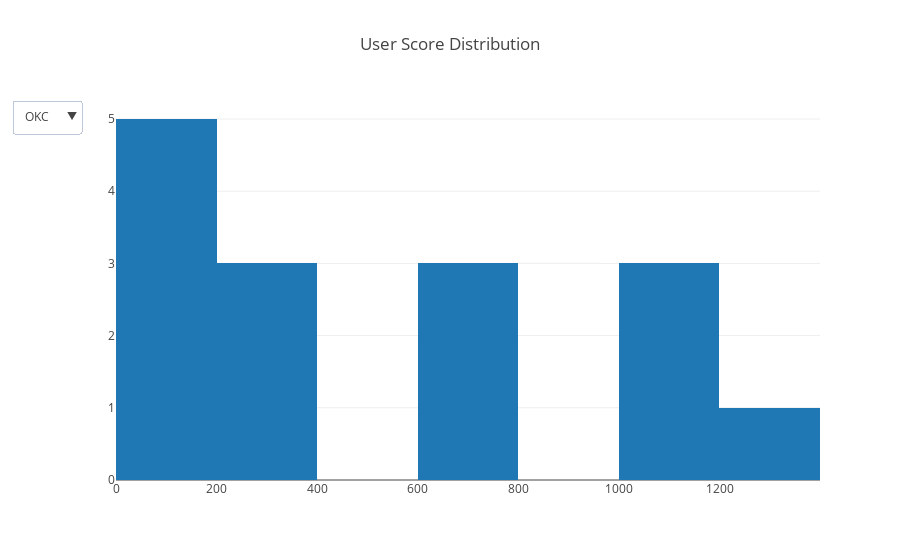

Notebook cell for this chart:
### Code cell
# Гистограмма. Распределение игроков по количеству очков

points = seasons[(seasons.Year==2017)][['Tm', 'Player', 'PTS']]
uniq_teams = points['Tm'].unique()
uniq_players = points['Player'].unique()
uniq_teams

data = []

for team in uniq_teams:
    data.append(
         go.Histogram(
             x=points[points.Tm==team].PTS, 
             nbinsx=10,
             name='count',
             visible = (team == 'DET')
         )
    )

layout = go.Layout(
    title='User Score Distribution',
    updatemenus=list([
        dict(
            x=-0.05,
            y=1,
            yanchor='top',
            buttons= list([ dict(
                                args=['visible', [True if j==i else False for j in uniq_teams] ],
                                label=i,
                                method='restyle' ) for i in uniq_teams]),
        )
    ])
)


fig = {'data': data, 'layout': layout}
iplot(fig, show_link=False)

### Figure 1 — Plotly figure (JSON) as saved in the notebook; plotly's stock layout.template omitted (floating-point values rounded to 4 significant figures)
{"data": [{"name": "count", "nbinsx": 10, "type": "histogram", "uid": "3494290c-d312-11e8-a0ff-8c8590586881", "visible": false, "x": [406, 905, 183, 43, 33, 207, 421, 14, 15, 1033, 286, 145, 230, 1067, 106, 522, 479, 88, 2558]}, {"name": "count", "nbinsx": 10, "type": "histogram", "uid": "34942b00-d312-11e8-b1d0-8c8590586881", "visible": false, "x": [13, 329, 381, 1518, 0, 79, 150, 27, 898, 408, 350, 106, 48, 437, 8, 35, 8, 986, 213, 188, 769, 516, 40, 522]}, {"name": "count", "nbinsx": 10, "type": "histogram", "uid": "34942bd2-d312-11e8-9753-8c8590586881", "visible": false, "x": [209, 115, 783, 709, 432, 54, 357, 95, 442, 428, 675, 919, 468, 523, 1539, 35, 126, 30, 184, 7, 543]}, {"name": "count", "nbinsx": 10, "type": "histogram", "uid": "34942d3a-d312-11e8-a27b-8c8590586881", "visible": false, "x": [515, 413, 129, 611, 900, 1528, 163, 12, 114, 562, 378, 470, 289, 681, 495, 124, 79, 506, 461]}, {"name": "count", "nbinsx": 10, "type": "histogram", "uid": "34942e66-d312-11e8-ac9a-8c8590586881", "visible": false, "x": [207, 85, 34, 12, 52, 414, 267, 435, 2099, 87, 248, 464, 471, 15, 488, 563, 1029, 6, 584, 700, 150, 16, 58, 34, 11, 27]}, {"name": "count", "nbinsx": 10, "type": "histogram", "uid": "34942f58-d312-11e8-8528-8c8590586881", "visible": false, "x": [105, 403, 45, 816, 293, 12, 209, 889, 2, 772, 63, 836, 197, 21, 2061, 1933]}, {"name": "count", "nbinsx": 10, "type": "histogram", "uid": "34943028-d312-11e8-b2b4-8c8590586881", "visible": false, "x": [1243, 246, 25, 303, 387, 94, 792, 517, 497, 59, 576, 1888, 759, 130, 638, 483]}, {"name": "count", "nbinsx": 10, "type": "histogram", "uid": "34943212-d312-11e8-ac2a-8c8590586881", "visible": false, "x": [177, 322, 59, 630, 1775, 535, 815, 21, 419, 232, 43, 281, 1254, 1173, 68, 814]}, {"name": "count", "nbinsx": 10, "type": "histogram", "uid": "349432ee-d312-11e8-a206-8c8590586881", "visible": false, "x": [643, 106, 586, 1415, 551, 58, 117, 429, 1446, 689, 425, 165, 210, 1028, 55, 127, 189]}, {"name": "count", "nbinsx": 10, "type": "histogram", "uid": "34943398-d312-11e8-a334-8c8590586881", "visible": false, "x": [532, 98, 845, 200, 773, 78, 401, 2024, 1837, 218, 304, 597, 31, 586, 327]}, {"name": "count", "nbinsx": 10, "type": "histogram", "uid": "3494342e-d312-11e8-9b88-8c8590586881", "visible": false, "x": [28, 0, 106, 166, 676, 1816, 1954, 448, 9, 132, 373, 144, 1142, 161, 4, 567, 351, 6, 630, 179, 156]}, {"name": "count", "nbinsx": 10, "type": "histogram", "uid": "349434ba-d312-11e8-a12a-8c8590586881", "visible": false, "x": [86, 292, 1008, 538, 1316, 4, 186, 1029, 484, 1104, 81, 1173, 889, 711, 10]}, {"name": "count", "nbinsx": 10, "type": "histogram", "uid": "34943546-d312-11e8-9515-8c8590586881", "visible": false, "x": [203, 33, 864, 627, 16, 12, 662, 559, 786, 148, 445, 556, 257, 590, 64, 42, 530, 1040, 39, 756, 171]}, {"name": "count", "nbinsx": 10, "type": "histogram", "uid": "349435d2-d312-11e8-9d18-8c8590586881", "visible": false, "x": [979, 936, 639, 242, 62, 818, 504, 58, 1217, 2356, 527, 609, 80, 14, 3, 343, 58, 13]}, {"name": "count", "nbinsx": 10, "type": "histogram", "uid": "34943654-d312-11e8-8b36-8c8590586881", "visible": false, "x": [1832, 528, 767, 577, 83, 392, 0, 226, 426, 951, 5, 1025, 20, 82, 683, 451, 307, 0, 142]}, {"name": "count", "nbinsx": 10, "type": "histogram", "uid": "349436d8-d312-11e8-ac11-8c8590586881", "visible": false, "x": [1659, 215, 587, 629, 496, 425, 835, 98, 232, 496, 40, 1196, 95, 1154, 275, 124]}, {"name": "count", "nbinsx": 10, "type": "histogram", "uid": "34943762-d312-11e8-baca-8c8590586881", "visible": false, "x": [262, 820, 83, 1117, 587, 1145, 11, 851, 305, 4, 1221, 28, 603, 811, 687, 358, 20, 245, 3]}, {"name": "count", "nbinsx": 10, "type": "histogram", "uid": "349437e4-d312-11e8-a175-8c8590586881", "visible": false, "x": [616, 483, 9, 1167, 0, 14, 1019, 638, 317, 846, 327, 4, 1046, 299, 82, 1096, 281, 21, 23]}, {"name": "count", "nbinsx": 10, "type": "histogram", "uid": "34943866-d312-11e8-977b-8c8590586881", "visible": false, "x": [324, 1483, 648, 31, 975, 1002, 497, 107, 374, 539, 729, 98, 1309, 148, 196]}, {"name": "count", "nbinsx": 10, "type": "histogram", "uid": "349438f4-d312-11e8-9dc9-8c8590586881", "visible": false, "x": [419, 146, 1390, 1726, 397, 753, 434, 24, 7, 168, 595, 613, 3, 14, 401, 444, 951, 346]}, {"name": "count", "nbinsx": 10, "type": "histogram", "uid": "34943974-d312-11e8-a366-8c8590586881", "visible": false, "x": [114, 527, 1999, 1555, 776, 574, 19, 389, 135, 147, 282, 472, 426, 1742, 18, 12, 316]}, {"name": "count", "nbinsx": 10, "type": "histogram", "uid": "349439f6-d312-11e8-badc-8c8590586881", "visible": false, "x": [1164, 780, 57, 1, 254, 217, 874, 743, 603, 18, 31, 142, 312, 2, 1830, 50, 849, 35, 639]}, {"name": "count", "nbinsx": 10, "type": "histogram", "uid": "34943a78-d312-11e8-9098-8c8590586881", "visible": true, "x": [365, 141, 1047, 1105, 60, 4, 1321, 127, 752, 339, 767, 191, 1105, 758, 227]}, {"name": "count", "nbinsx": 10, "type": "histogram", "uid": "34943afa-d312-11e8-8b50-8c8590586881", "visible": false, "x": [801, 101, 61, 391, 169, 1143, 1002, 257, 270, 25, 305, 1246, 435, 4, 9, 1414, 45, 444, 2, 335]}, {"name": "count", "nbinsx": 10, "type": "histogram", "uid": "34943b7a-d312-11e8-8085-8c8590586881", "visible": false, "x": [1779, 330, 285, 883, 0, 81, 173, 90, 1, 1063, 70, 24, 501, 1075, 154, 420, 219, 1805]}, {"name": "count", "nbinsx": 10, "type": "histogram", "uid": "34943bfe-d312-11e8-a7ae-8c8590586881", "visible": false, "x": [383, 129, 80, 1205, 425, 170, 63, 740, 401, 449, 120, 975, 241, 984, 1078, 57, 791, 284]}, {"name": "count", "nbinsx": 10, "type": "histogram", "uid": "34943c80-d312-11e8-b182-8c8590586881", "visible": false, "x": [22, 283, 338, 412, 476, 1137, 1601, 829, 748, 581, 715, 440, 430, 100, 146]}, {"name": "count", "nbinsx": 10, "type": "histogram", "uid": "34943d02-d312-11e8-b093-8c8590586881", "visible": false, "x": [894, 515, 999, 262, 952, 10, 299, 520, 38, 678, 410, 835, 2199, 68, 178]}, {"name": "count", "nbinsx": 10, "type": "histogram", "uid": "34943d7a-d312-11e8-baff-8c8590586881", "visible": false, "x": [1816, 181, 297, 316, 639, 370, 0, 89, 839, 447, 744, 41, 54, 437, 538, 291, 1096, 240]}, {"name": "count", "nbinsx": 10, "type": "histogram", "uid": "34943df4-d312-11e8-9807-8c8590586881", "visible": false, "x": [14, 638, 2020, 327, 740, 1344, 253, 445, 165, 636, 559, 229, 37, 139, 959, 107, 150]}], "layout": {"title": "User Score Distribution", "updatemenus": [{"buttons": [{"args": ["visible", [true, false, false, false, false, false, false, false, false, false, false, false, false, false, false, false, false, false, false, false, false, false, false, false, false, false, false, false, false, false]], "label": "OKC", "method": "restyle"}, {"args": ["visible", [false, true, false, false, false, false, false, false, false, false, false, false, false, false, false, false, false, false, false, false, false, false, false, false, false, false, false, false, false, false]], "label": "DAL", "method": "restyle"}, {"args": ["visible", [false, false, true, false, false, false, false, false, false, false, false, false, false, false, false, false, false, false, false, false, false, false, false, false, false, false, false, false, false, false]], "label": "BRK", "method": "restyle"}, {"args": ["visible", [false, false, false, true, false, false, false, false, false, false, false, false, false, false, false, false, false, false, false, false, false, false, false, false, false, false, false, false, false, false]], "label": "SAC", "method": "restyle"}, {"args": ["visible", [false, false, false, false, true, false, false, false, false, false, false, false, false, false, false, false, false, false, false, false, false, false, false, false, false, false, false, false, false, false]], "label": "NOP", "method": "restyle"}, {"args": ["visible", [false, false, false, false, false, true, false, false, false, false, false, false, false, false, false, false, false, false, false, false, false, false, false, false, false, false, false, false, false, false]], "label": "MIN", "method": "restyle"}, {"args": ["visible", [false, false, false, false, false, false, true, false, false, false, false, false, false, false, false, false, false, false, false, false, false, false, false, false, false, false, false, false, false, false]], "label": "SAS", "method": "restyle"}, {"args": ["visible", [false, false, false, false, false, false, false, true, false, false, false, false, false, false, false, false, false, false, false, false, false, false, false, false, false, false, false, false, false, false]], "label": "IND", "method": "restyle"}, {"args": ["visible", [false, false, false, false, false, false, false, false, true, false, false, false, false, false, false, false, false, false, false, false, false, false, false, false, false, false, false, false, false, false]], "label": "MEM", "method": "restyle"}, {"args": ["visible", [false, false, false, false, false, false, false, false, false, true, false, false, false, false, false, false, false, false, false, false, false, false, false, false, false, false, false, false, false, false]], "label": "POR", "method": "restyle"}, {"args": ["visible", [false, false, false, false, false, false, false, false, false, false, true, false, false, false, false, false, false, false, false, false, false, false, false, false, false, false, false, false, false, false]], "label": "CLE", "method": "restyle"}, {"args": ["visible", [false, false, false, false, false, false, false, false, false, false, false, true, false, false, false, false, false, false, false, false, false, false, false, false, false, false, false, false, false, false]], "label": "LAC", "method": "restyle"}, {"args": ["visible", [false, false, false, false, false, false, false, false, false, false, false, false, true, false, false, false, false, false, false, false, false, false, false, false, false, false, false, false, false, false]], "label": "PHI", "method": "restyle"}, {"args": ["visible", [false, false, false, false, false, false, false, false, false, false, false, false, false, true, false, false, false, false, false, false, false, false, false, false, false, false, false, false, false, false]], "label": "HOU", "method": "restyle"}, {"args": ["visible", [false, false, false, false, false, false, false, false, false, false, false, false, false, false, true, false, false, false, false, false, false, false, false, false, false, false, false, false, false, false]], "label": "MIL", "method": "restyle"}, {"args": ["visible", [false, false, false, false, false, false, false, false, false, false, false, false, false, false, false, true, false, false, false, false, false, false, false, false, false, false, false, false, false, false]], "label": "NYK", "method": "restyle"}, {"args": ["visible", [false, false, false, false, false, false, false, false, false, false, false, false, false, false, false, false, true, false, false, false, false, false, false, false, false, false, false, false, false, false]], "label": "DEN", "method": "restyle"}, {"args": ["visible", [false, false, false, false, false, false, false, false, false, false, false, false, false, false, false, false, false, true, false, false, false, false, false, false, false, false, false, false, false, false]], "label": "ORL", "method": "restyle"}, {"args": ["visible", [false, false, false, false, false, false, false, false, false, false, false, false, false, false, false, false, false, false, true, false, false, false, false, false, false, false, false, false, false, false]], "label": "MIA", "method": "restyle"}, {"args": ["visible", [false, false, false, false, false, false, false, false, false, false, false, false, false, false, false, false, false, false, false, true, false, false, false, false, false, false, false, false, false, false]], "label": "PHO", "method": "restyle"}, {"args": ["visible", [false, false, false, false, false, false, false, false, false, false, false, false, false, false, false, false, false, false, false, false, true, false, false, false, false, false, false, false, false, false]], "label": "GSW", "method": "restyle"}, {"args": ["visible", [false, false, false, false, false, false, false, false, false, false, false, false, false, false, false, false, false, false, false, false, false, true, false, false, false, false, false, false, false, false]], "label": "CHO", "method": "restyle"}, {"args": ["visible", [false, false, false, false, false, false, false, false, false, false, false, false, false, false, false, false, false, false, false, false, false, false, true, false, false, false, false, false, false, false]], "label": "DET", "method": "restyle"}, {"args": ["visible", [false, false, false, false, false, false, false, false, false, false, false, false, false, false, false, false, false, false, false, false, false, false, false, true, false, false, false, false, false, false]], "label": "ATL", "method": "restyle"}, {"args": ["visible", [false, false, false, false, false, false, false, false, false, false, false, false, false, false, false, false, false, false, false, false, false, false, false, false, true, false, false, false, false, false]], "label": "WAS", "method": "restyle"}, {"args": ["visible", [false, false, false, false, false, false, false, false, false, false, false, false, false, false, false, false, false, false, false, false, false, false, false, false, false, true, false, false, false, false]], "label": "LAL", "method": "restyle"}, {"args": ["visible", [false, false, false, false, false, false, false, false, false, false, false, false, false, false, false, false, false, false, false, false, false, false, false, false, false, false, true, false, false, false]], "label": "UTA", "method": "restyle"}, {"args": ["visible", [false, false, false, false, false, false, false, false, false, false, false, false, false, false, false, false, false, false, false, false, false, false, false, false, false, false, false, true, false, false]], "label": "BOS", "method": "restyle"}, {"args": ["visible", [false, false, false, false, false, false, false, false, false, false, false, false, false, false, false, false, false, false, false, false, false, false, false, false, false, false, false, false, true, false]], "label": "CHI", "method": "restyle"}, {"args": ["visible", [false, false, false, false, false, false, false, false, false, false, false, false, false, false, false, false, false, false, false, false, false, false, false, false, false, false, false, false, false, true]], "label": "TOR", "method": "restyle"}], "x": -0.05, "y": 1, "yanchor": "top"}]}}
